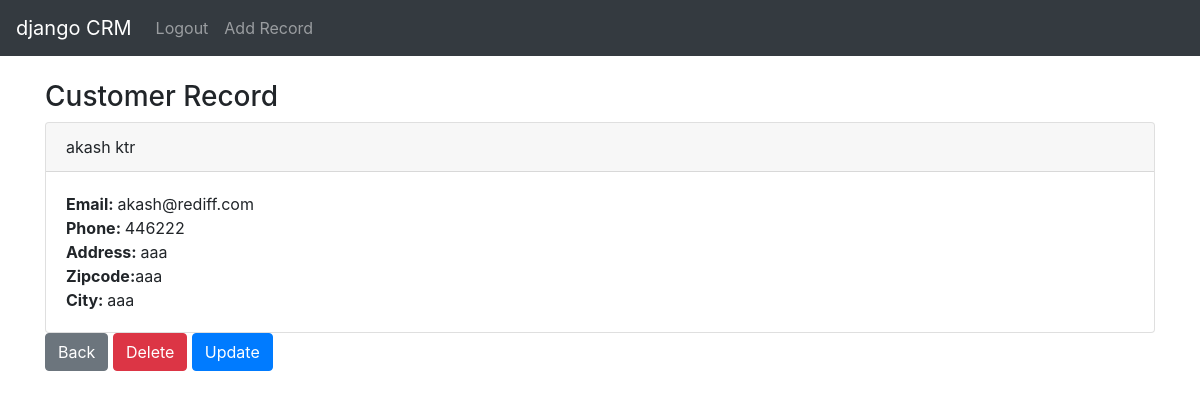
Page /record/7 (signed in) on the committed database.
### website/models.py (models this page shows, shortened)
class Record(models.Model):
    created_at = models.DateTimeField(auto_now_add=True)
    first_name = models.CharField(max_length=50)
    last_name = models.CharField(max_length=50)
    email = models.CharField(max_length=50)
    phone = models.CharField(max_length=15)
    address = models.CharField(max_length=100)
    city = models.CharField(max_length=50)
    state = models.CharField(max_length=50)
    zipcode = models.CharField(max_length=20)

### website/views.py (the view)
# urls.py: path('record/<int:pk>', customer_record, name='record'),
def customer_record(request, pk):
    if request.user.is_authenticated:
        customer = Record.objects.get(id=pk)
        return render(request, 'record.html', {'customer': customer})
    else:
        messages.success(request, 'You must be logged in')
        return redirect('home')

### website/templates/record.html
{% extends 'base.html' %}
{% block content %}
<h3>Customer Record</h3>
<div class="card">
  <div class="card-header">
    {{ customer.first_name }}
    {{ customer.last_name }}
  </div>
  <div class="card-body">
    <p class="card-text">
    <strong>Email: </strong>{{ customer.email }} <br>
    <strong>Phone: </strong>{{ customer.phone }} <br>
    <strong>Address: </strong>{{ customer.address }} <br>
    <strong>Zipcode:</strong>{{ customer.zipcode }} <br>
    <strong>City: </strong>{{ customer.city }} <br>
    </p>
  </div>
</div>
<a href="{% url 'home' %}" class="btn btn-secondary"> Back</a>
<a href="{% url 'delete_record' customer.id %}" class="btn btn-danger"> Delete</a>
<a href="{% url 'update_record' customer.id %}" class="btn btn-primary"> Update</a>
{% endblock %}

### rows in the picture
Record: first_name "akash", last_name "ktr", email "akash@rediff.com", phone "446222", address "aaa", zipcode "aaa", city "aaa"
